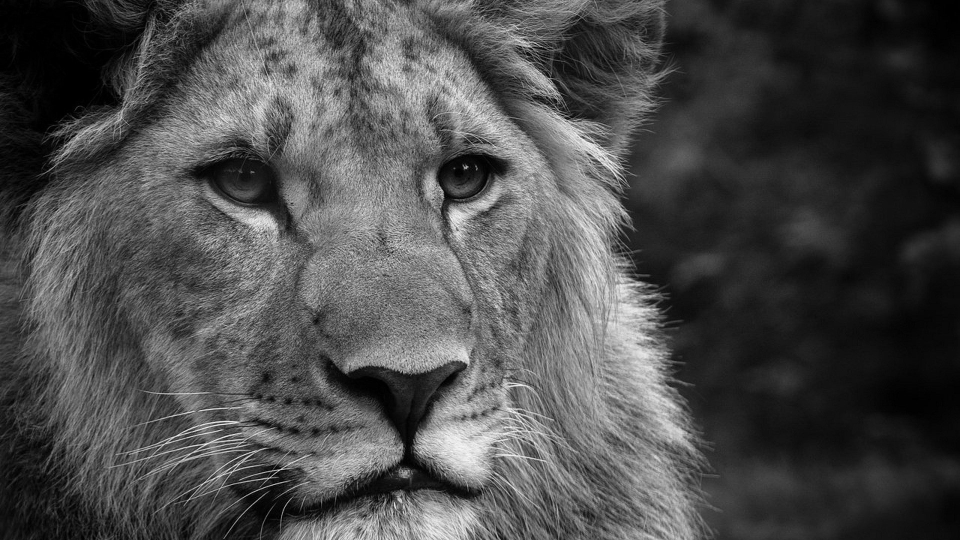
#> input picture Experiment No 7/base.jpg, 1920 x 1080 px (shown at 1/2 size)
$ jupyter execute 'Experiment No 7.ipynb'
#> lines starting #> are read from the running program, lines starting #| are printed output that depends on the picture; after the words box and inside, x2 and y2 are one past the last pixel; in counts of white or black regions, pixels touching at a corner belong together
<div style="text-align: center;">
    <h3>Experiment No. 7</h3>
</div>

<div style="border: 1px solid #ccc; padding: 8px; background-color: #f0f0f0; text-align: center;">
    <strong>AIM</strong>
</div>

**To perform corner detection using OpenCV.**

<div style="border: 1px solid #ccc; padding: 8px; background-color: #f0f0f0; text-align: center;">
    <strong>Theory/Procedure/Algorithm</strong>
</div>

Corner detection is a vital aspect of image processing and computer vision. It involves identifying points in an image where there are sharp changes in intensity, which often correspond to the corners of objects. This experiment explores various corner detection techniques using OpenCV, including Harris Corner Detection, Shi-Tomasi Corner Detection, FAST, SIFT, and ORB. The goal is to compare the effectiveness of these methods visually.

#### 1. Harris Corner Detection

Harris Corner Detection is a widely used technique based on the intensity gradient of the image. It computes a corner response function $ R $ using the formula:

$$
R = \det(M) - k \cdot (\text{trace}(M))^2
$$

where $ M $ is the second moment matrix computed from image gradients, and $ k $ is a sensitivity factor (typically $ 0.04 $).

#### 2 Shi-Tomasi Corner Detection

The Shi-Tomasi method, an improvement over Harris, uses the minimum eigenvalue of the second moment matrix to detect corners. A corner is detected if:

$$
\min(\lambda_1, \lambda_2) > \text{threshold}
$$

where $ \lambda_1 $ and $ \lambda_2 $ are the eigenvalues of the covariance matrix.

#### 3. FAST Corner Detection

FAST (Features from Accelerated Segment Test) is an efficient corner detection algorithm that evaluates the intensity of a pixel compared to its neighboring pixels in a circular pattern. If the number of contiguous pixels significantly brighter or darker than the center pixel exceeds a threshold, it is classified as a corner.

#### 4. SIFT Corner Detection

Scale-Invariant Feature Transform (SIFT) identifies keypoints in an image and computes descriptors that are invariant to scale and rotation. It detects corners based on difference-of-Gaussian filtering and creates robust features for object recognition.

#### 5. ORB Corner Detection

ORB (Oriented FAST and Rotated BRIEF) is a fast alternative to SIFT and SURF. It combines the FAST keypoint detector and the BRIEF descriptor while providing rotation invariance.

[cell 1]
import cv2
import numpy as np
import matplotlib.pyplot as plt

# Read the image
image = cv2.imread('base.jpg')
#> image is the input picture: shape (1080, 1920, 3); min 0, max 255, mean 76
image = cv2.cvtColor(image, cv2.COLOR_BGR2RGB)
gray = cv2.cvtColor(image, cv2.COLOR_RGB2GRAY)

# 1. Harris Corner Detection
harris = cv2.cornerHarris(gray, 2, 3, 0.04)
harris = cv2.dilate(harris, None)
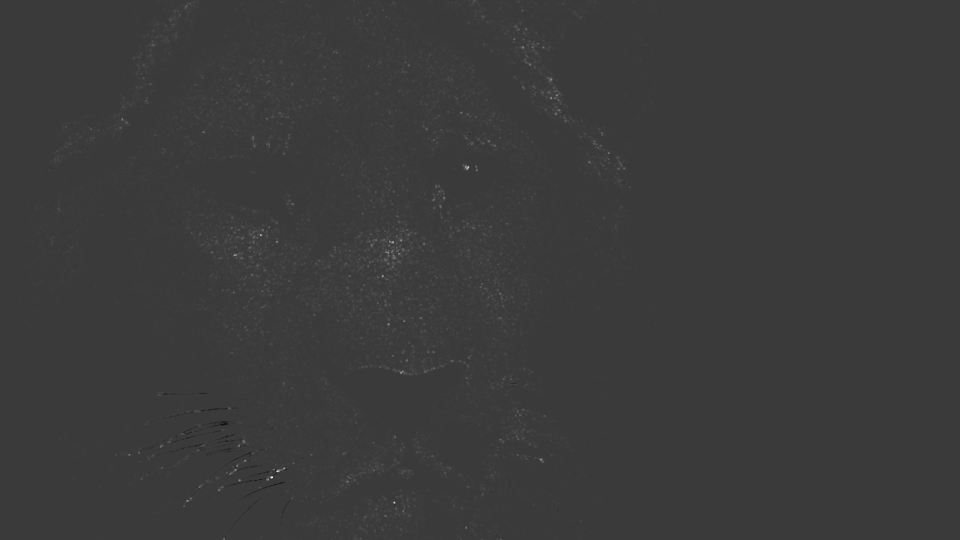
#> harris: shape (1080, 1920) float32 (shown at 1/2 size); min -0.00259, max 0.0087, mean 3.66e-05; drawn with min black and max white
image_harris = image.copy()
image_harris[harris > 0.01 * harris.max()] = [255, 0, 0]
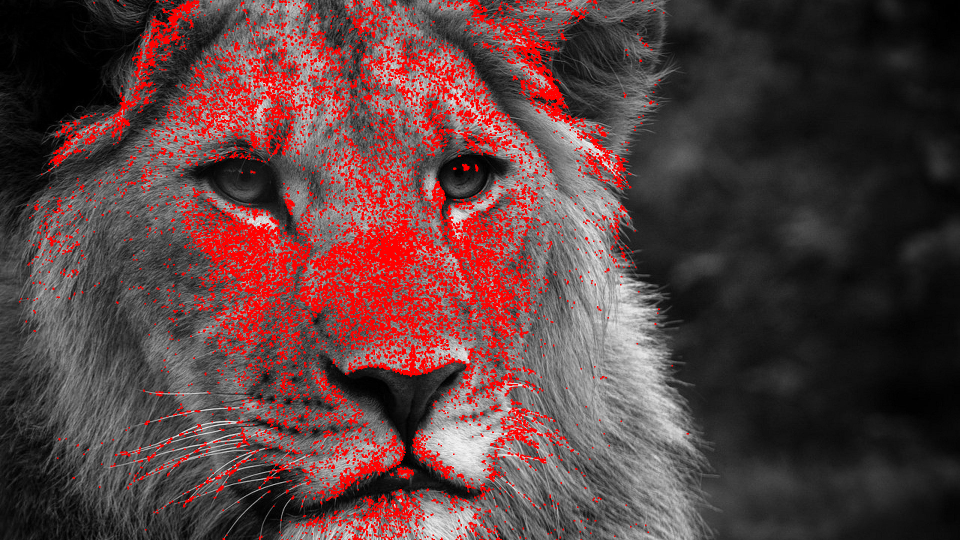
#> image_harris: shape (1080, 1920, 3) (shown at 1/2 size); 11.01% of pixels changed, all inside (x1, y1, x2, y2) = (38, 0, 1378, 1080)

# 2. Shi-Tomasi Corner Detection
corners = cv2.goodFeaturesToTrack(gray, 100, 0.01, 10)
#> corners = 100 rows, first 8: [933, 337], [801, 745], [785, 483], [542, 954], [521, 469], [555, 941], [1081, 917], [788, 1004]
corners = np.intp(corners)
image_shi_tomasi = image.copy()
for corner in corners:
    x, y = corner.ravel()
    cv2.circle(image_shi_tomasi, (x, y), 5, (0, 255, 0), -1)
#> this loop made 100 passes
#> (x, y) on passes 1 to 12: (933, 337), (801, 745), (785, 483), (542, 954), (521, 469), (555, 941), (1081, 917), (788, 1004), (813, 720), (786, 516), (1112, 190), (694, 962)
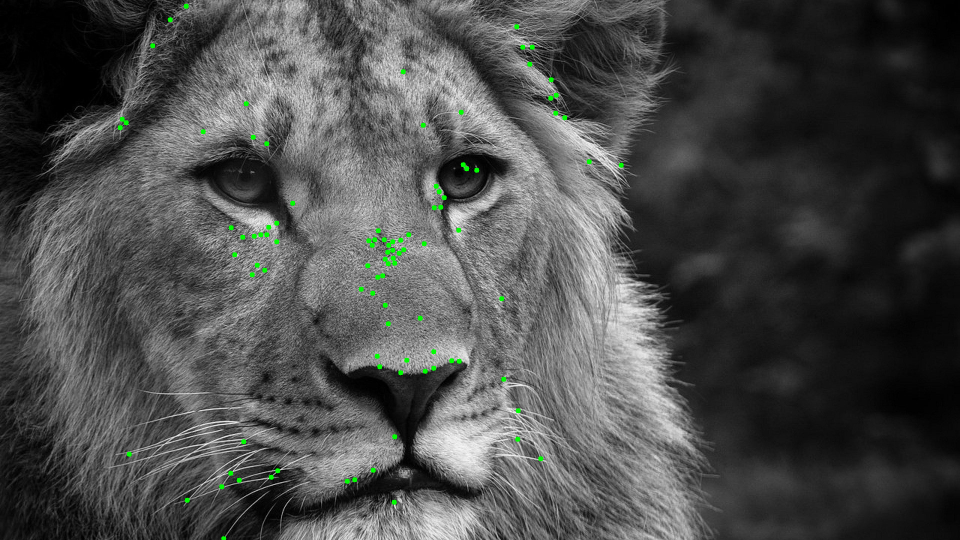
#> image_shi_tomasi: shape (1080, 1920, 3) (shown at 1/2 size); 0.39% of pixels changed, all inside (x1, y1, x2, y2) = (235, 7, 1248, 1080)

# 3. FAST (Features from Accelerated Segment Test) Corner Detection
fast = cv2.FastFeatureDetector_create()
kp_fast = fast.detect(gray, None)
#> kp_fast = 83554 keypoints; strongest (x, y, size): (935, 334, 7), (801, 744, 7), (926, 331, 7), (783, 484, 7)
image_fast = image.copy()
cv2.drawKeypoints(image, kp_fast, image_fast, color=(255, 0, 0))
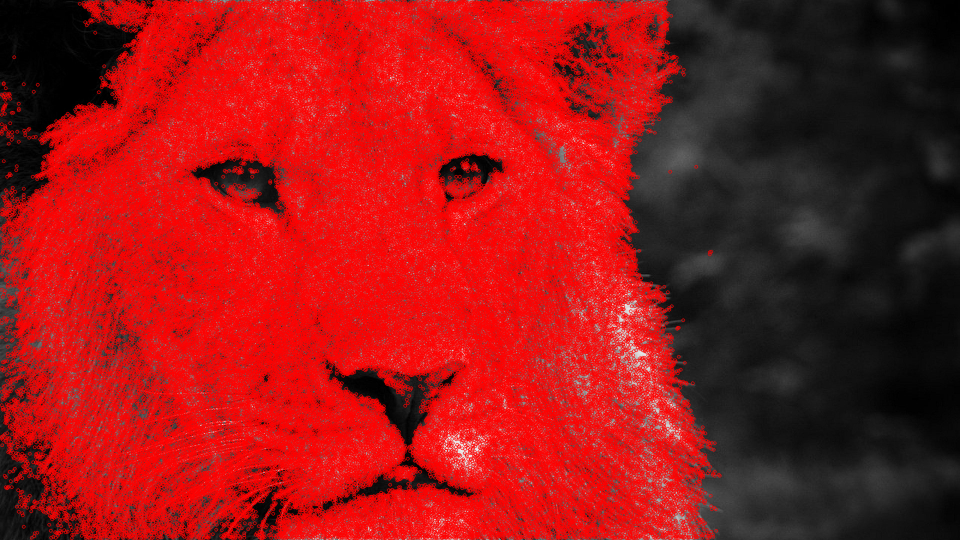
#> image_fast: shape (1080, 1920, 3) (shown at 1/2 size); mean R, G, B 151, 22.6, 22.6

# 4. SIFT (Scale-Invariant Feature Transform) Corner Detection
sift = cv2.SIFT_create()
kp_sift = sift.detect(gray, None)
#> kp_sift = 24654 keypoints; strongest (x, y, size): (558, 940, 2.3), (563, 938, 2.3), (499, 906, 1.8), (538, 956, 1.8)
image_sift = image.copy()
cv2.drawKeypoints(image, kp_sift, image_sift, color=(0, 255, 0), flags=cv2.DRAW_MATCHES_FLAGS_DRAW_RICH_KEYPOINTS)
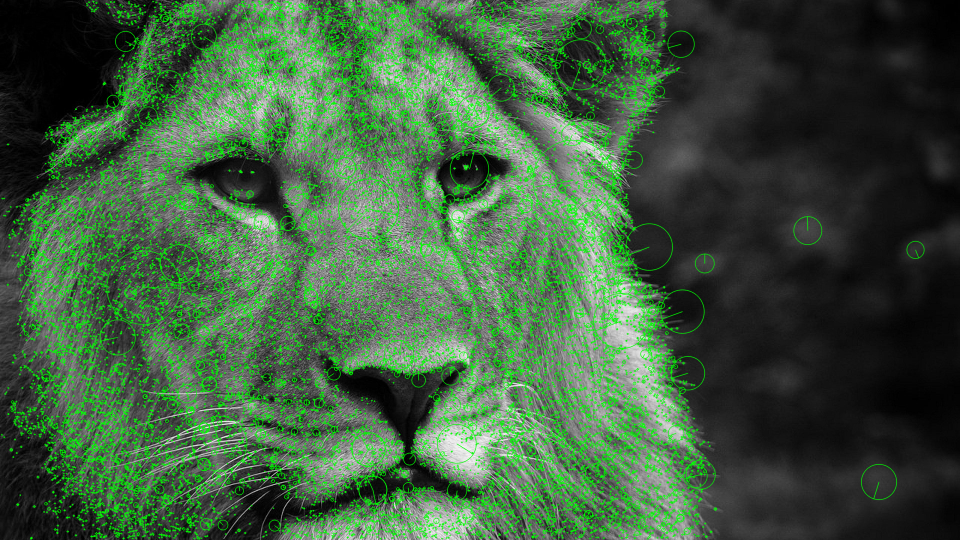
#> image_sift: shape (1080, 1920, 3) (shown at 1/2 size); mean R, G, B 63.6, 93.1, 63.6

# 5. ORB (Oriented FAST and Rotated BRIEF) Corner Detection
orb = cv2.ORB_create(nfeatures=10000)  # Increase the number of features
kp_orb = orb.detect(gray, None)
#> kp_orb = 10000 keypoints; strongest (x, y, size): (545, 953, 31), (552, 942, 31), (935, 334, 31), (930, 336, 44.6)
image_orb = image.copy()
cv2.drawKeypoints(image, kp_orb, image_orb, color=(255, 0, 0), flags=0)
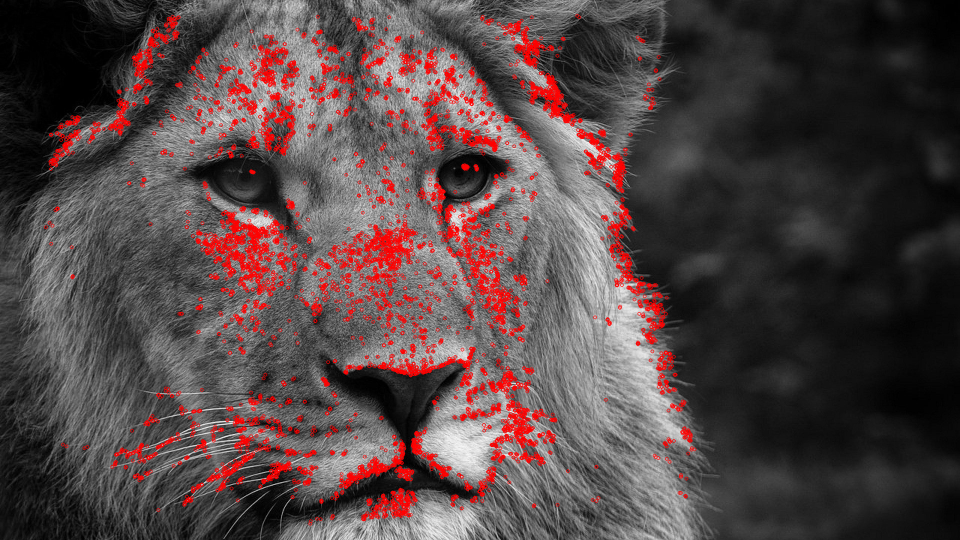
#> image_orb: shape (1080, 1920, 3) (shown at 1/2 size); 9.24% of pixels changed, all inside (x1, y1, x2, y2) = (87, 27, 1394, 1052)

# Compare all results
plt.figure(figsize=(20, 10))
plt.subplot(231), plt.imshow(image), plt.title('Original'), plt.axis('off')
plt.subplot(232), plt.imshow(image_harris), plt.title('Harris Corner Detection'), plt.axis('off')
plt.subplot(233), plt.imshow(image_shi_tomasi), plt.title('Shi-Tomasi Corner Detection'), plt.axis('off')
plt.subplot(234), plt.imshow(image_fast), plt.title('FAST Corner Detection'), plt.axis('off')
plt.subplot(235), plt.imshow(image_sift), plt.title('SIFT Corner Detection'), plt.axis('off')
plt.subplot(236), plt.imshow(image_orb), plt.title('ORB Corner Detection'), plt.axis('off')
plt.show()
